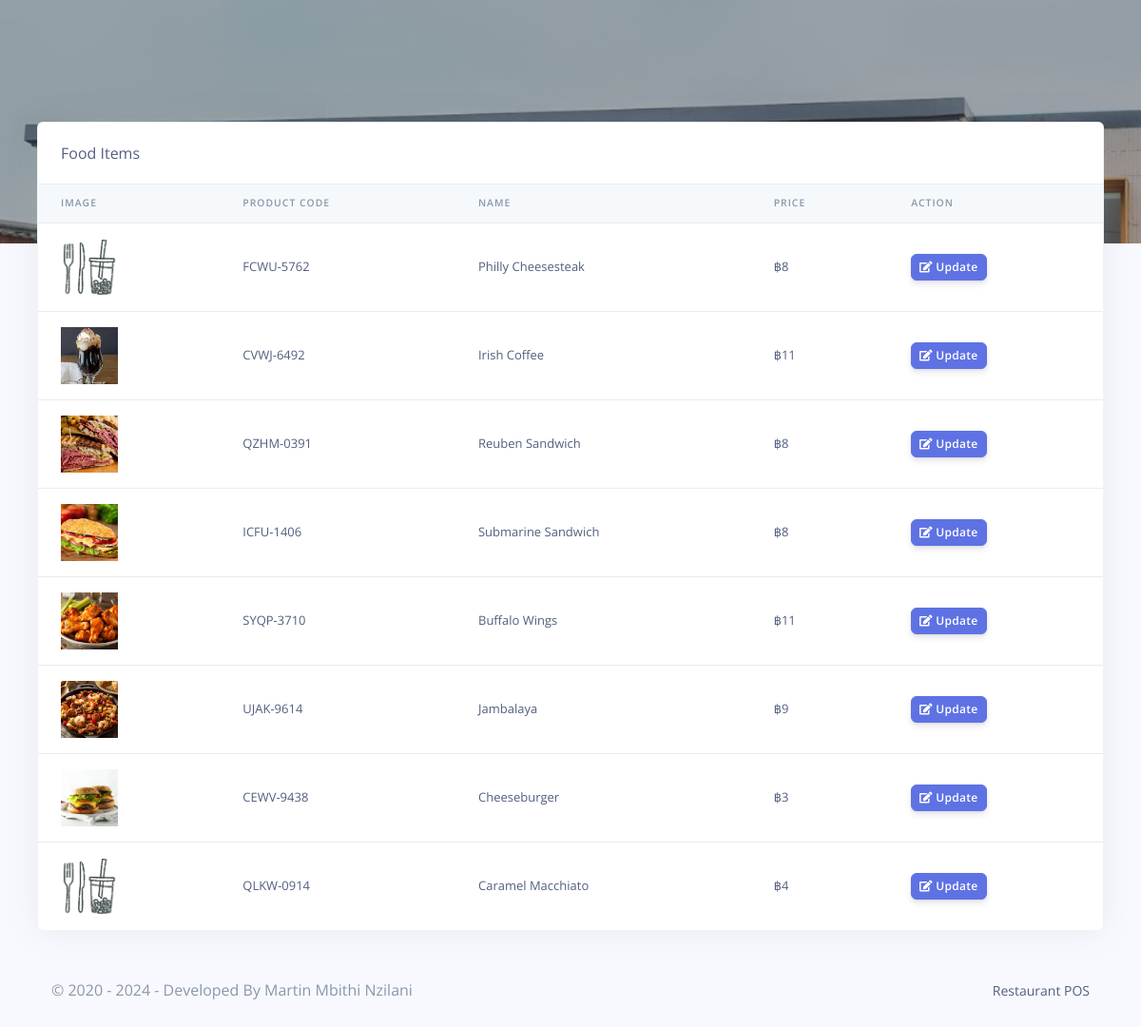
The app's page /Restro/cashier/products.php (signed in), older data.
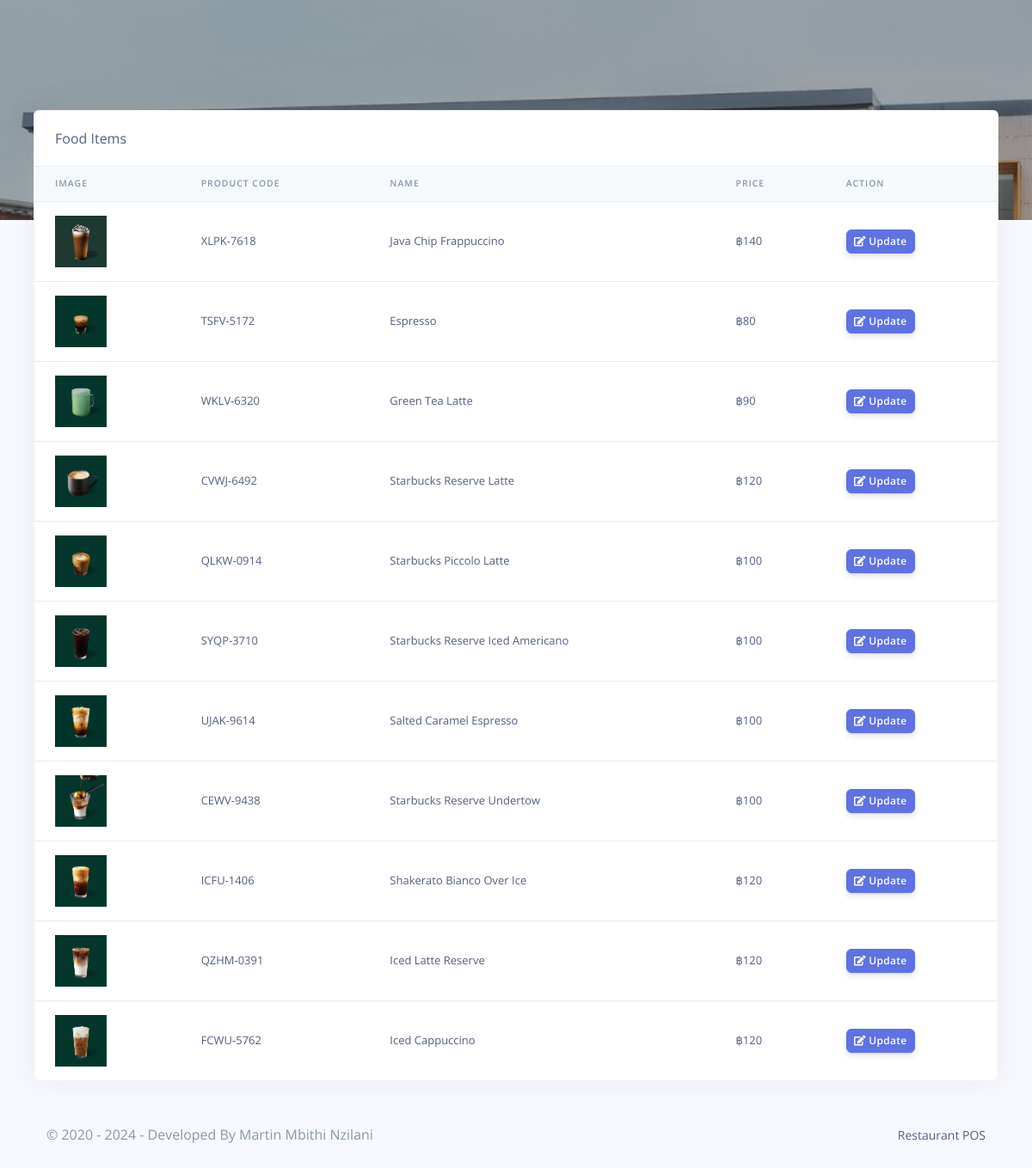
The same page, newer data.
### tables this page shows
CREATE TABLE `rpos_products` (
  `prod_id` varchar(200) NOT NULL,
  `prod_code` varchar(200) NOT NULL,
  `prod_name` varchar(200) NOT NULL,
  `prod_img` varchar(200) NOT NULL,
  `prod_desc` longtext NOT NULL,
  `prod_price` varchar(200) NOT NULL,
  `created_at` timestamp(6) NOT NULL DEFAULT CURRENT_TIMESTAMP(6) ON UPDATE CURRENT_TIMESTAMP(6)
);

### Restro/cashier/products.php (the view, shortened to what this page needs)
<?php
include('config/config.php');
require_once('partials/_head.php');
?>
<body>
    <div class="main-content">
        <div class="container-fluid mt--8">
            <div class="row">
                <div class="col">
                    <div class="card shadow">
                        <div class="card-header border-0">
                            Food Items
                        </div>
                        <div class="table-responsive">
                            <table class="table align-items-center table-flush">
                                <thead class="thead-light">
                                    <tr>
                                        <th scope="col">Image</th>
                                        <th scope="col">Product Code</th>
                                        <th scope="col">Name</th>
                                        <th scope="col">Price</th>
                                        <th scope="col">Action</th>
                                    </tr>
                                </thead>
                                <tbody>
                                    <?php
                                    $ret = "SELECT * FROM  rpos_products  ORDER BY `rpos_products`.`created_at` DESC ";
                                    $stmt = $mysqli->prepare($ret);
                                    $stmt->execute();
                                    $res = $stmt->get_result();
                                    while ($prod = $res->fetch_object()) {
                                    ?>
                                        <tr>
                                            <td>
                                                <?php
                                                if ($prod->prod_img) {
                                                    echo "<img src='../admin/assets/img/products/$prod->prod_img' height='60' width='60 class='img-thumbnail'>";
                                                } else {
                                                    echo "<img src='../admin/assets/img/products/default.jpg' height='60' width='60 class='img-thumbnail'>";
                                                }
                                                ?>
                                            </td>
                                            <td><?php echo $prod->prod_code; ?></td>
                                            <td><?php echo $prod->prod_name; ?></td>
                                            <td>฿<?php echo $prod->prod_price; ?></td>
                                            <td>
                                                <a href="update_product.php?update=<?php echo $prod->prod_id; ?>">
                                                    <button class="btn btn-sm btn-primary">
                                                        <i class="fas fa-edit"></i>
                                                        Update
                                                    </button>
                                                </a>
                                            </td>
                                        </tr>
                                    <?php } ?>
                                </tbody>
                            </table>
                        </div>
                    </div>
                </div>
            </div>
            <?php
            require_once('partials/_footer.php');
            ?>
        </div>
    </div>
</body>
</html>

Row changes from the older to the newer data that the page shows:
added rpos_products: prod_img (picture), prod_code "XLPK-7618", prod_name "Java Chip Frappuccino", prod_price "140"
added rpos_products: prod_img (picture), prod_code "TSFV-5172", prod_name "Espresso", prod_price "80"
added rpos_products: prod_img (picture), prod_code "WKLV-6320", prod_name "Green Tea Latte", prod_price "90"
changed rpos_products "CVWJ-6492": prod_img: a different picture; prod_name "Irish Coffee" → "Starbucks Reserve Latte"; prod_price "11" → "120"
changed rpos_products "QLKW-0914": prod_img: picture added; prod_name "Caramel Macchiato" → "Starbucks Piccolo Latte"; prod_price "4" → "100"; moves up the list
changed rpos_products "SYQP-3710": prod_img: a different picture; prod_name "Buffalo Wings" → "Starbucks Reserve Iced Americano"; prod_price "11" → "100"
changed rpos_products "UJAK-9614": prod_img: a different picture; prod_name "Jambalaya" → "Salted Caramel Espresso"; prod_price "9" → "100"
changed rpos_products "CEWV-9438": prod_img: a different picture; prod_name "Cheeseburger" → "Starbucks Reserve Undertow"; prod_price "3" → "100"
changed rpos_products "ICFU-1406": prod_img: a different picture; prod_name "Submarine Sandwich" → "Shakerato Bianco Over Ice"; prod_price "8" → "120"; moves down the list
changed rpos_products "QZHM-0391": prod_img: a different picture; prod_name "Reuben Sandwich" → "Iced Latte Reserve"; prod_price "8" → "120"; moves down the list
changed rpos_products "FCWU-5762": prod_img: picture added; prod_name "Philly Cheesesteak" → "Iced Cappuccino"; prod_price "8" → "120"; moves down the list
